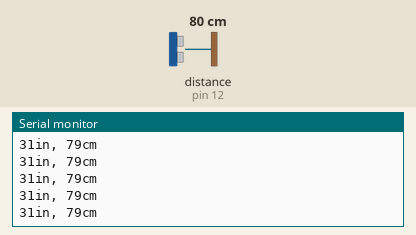
The sketch below on a simulated Arduino Uno, built with avr-gcc and run on an emulated ATmega328P. Parts: the last lines printed to the serial monitor. Wiring (inferred from the names in the program): ultrasonic range finder: trigger pin 11; echo pin 12. The test bench sets the inputs (shaded band); at power-on: distance to the obstacle (sensor on pin 12) 80 cm. The echo pulse lasts 58.3 µs per cm.

Above: at 1.2 s.
1.3 s: distance to the obstacle (sensor on pin 12) set to 2 cm
At 1.71 s:
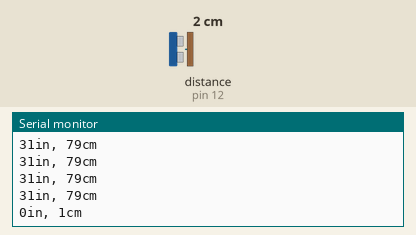
4.3 s: distance to the obstacle (sensor on pin 12) set to 4 cm
At 4.48 s:
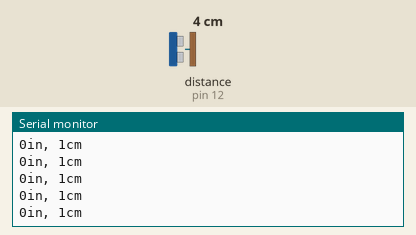
Timing chart, 0 to 7.3 s (numbered marks = the images above; inputs shaded):
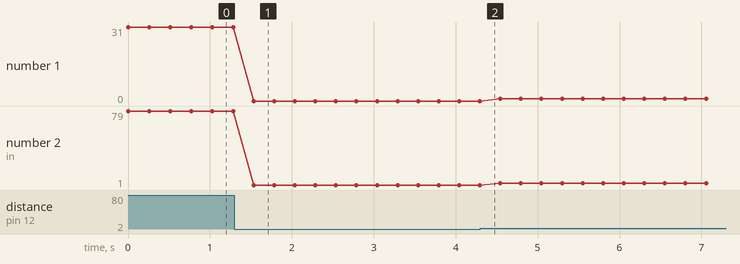

The sketch:

hc-s0r04.ino
```cpp
/*
   created by Rui Santos, https://randomnerdtutorials.com

   Complete Guide for Ultrasonic Sensor HC-SR04

    Ultrasonic sensor Pins:
        VCC: +5VDC
        Trig : Trigger (INPUT) - Pin11
        Echo: Echo (OUTPUT) - Pin 12
        GND: GND
*/

int trigPin = 11;    // Trigger
int echoPin = 12;    // Echo
int ledPin = 10;
long duration, cm, inches;

void setup() {
  //Serial Port begin
  Serial.begin (9600);
  //Define inputs and outputs
  pinMode(trigPin, OUTPUT);
  pinMode(echoPin, INPUT);
}

void loop() {
  // The sensor is triggered by a HIGH pulse of 10 or more microseconds.
  // Give a short LOW pulse beforehand to ensure a clean HIGH pulse:
  digitalWrite(trigPin, LOW);
  delayMicroseconds(5);
  digitalWrite(trigPin, HIGH);
  delayMicroseconds(10);
  digitalWrite(trigPin, LOW);

  // Read the signal from the sensor: a HIGH pulse whose
  // duration is the time (in microseconds) from the sending
  // of the ping to the reception of its echo off of an object.
  pinMode(echoPin, INPUT);
  duration = pulseIn(echoPin, HIGH);

  // Convert the time into a distance
  cm = (duration / 2) / 29.1;   // Divide by 29.1 or multiply by 0.0343
  inches = (duration / 2) / 74; // Divide by 74 or multiply by 0.0135

  if(inches < 2) {
    digitalWrite(ledPin, HIGH);
  } else {
    digitalWrite(ledPin, LOW);
  }

  Serial.print(inches);
  Serial.print("in, ");
  Serial.print(cm);
  Serial.print("cm");
  Serial.println();

  delay(250);
}
```

Measured:
- after the input at 1.3 s, the serial monitor: prints a new line after 0.23 s (image 1)
- plotted number 1: 31 → 0 after the input at 1.3 s
- plotted number 2: 79 → 1 after the input at 1.3 s, 1 → 3 after the input at 4.3 s
